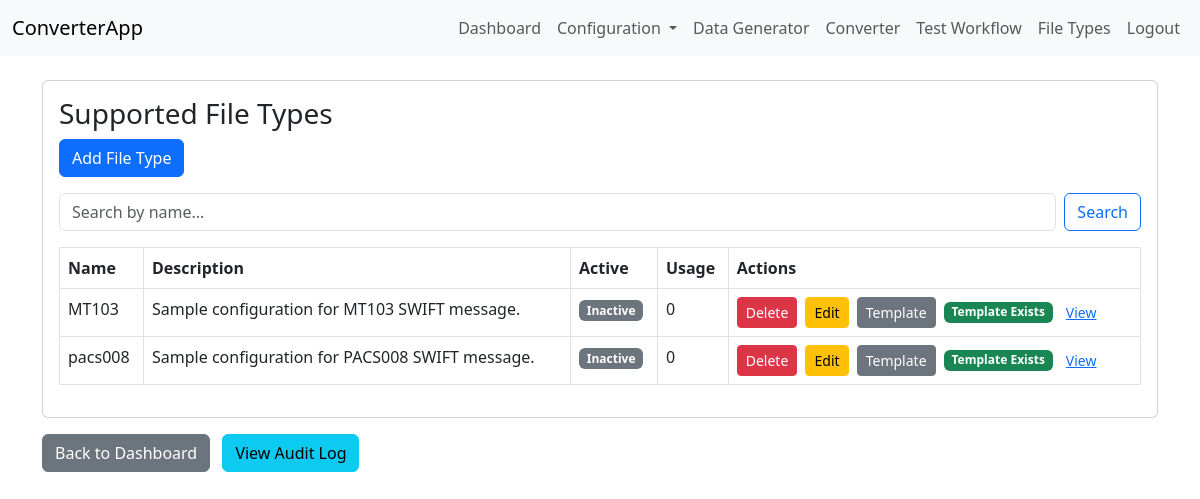
/filetypes (signed in), run on the app's committed database.
### app/models.py (models this page shows)
class FileType(db.Model):
    id = db.Column(db.Integer, primary_key=True)
    name = db.Column(db.String(100), unique=True, nullable=False)
    description = db.Column(db.String(255))
    active = db.Column(db.Boolean, default=True)
    extraction_rules = db.Column(db.Text, nullable=True)
    file_mode = db.Column(db.String(10), default='text')  # 'xml' or 'text'

### app/config/routes.py (the view)
@filetypes.route('/filetypes')
@login_required
@admin_required
def list_filetypes():
    search = request.args.get('search', '').strip()
    query = FileType.query
    if search:
        query = query.filter(FileType.name.ilike(f'%{search}%'))
    filetypes = query.order_by(FileType.name).all()
    from ..models import Configuration
    import os
    from flask import current_app, url_for
    TEMPLATE_DIR = os.path.join(current_app.root_path, 'templates', 'filetypes')
    for ft in filetypes:
        ft.usage_count = Configuration.query.filter_by(file_type=ft.name).count()
        for ext in ['xml', 'txt']:
            template_path = os.path.join(TEMPLATE_DIR, f'{ft.name}.{ext}.j2')
            if os.path.exists(template_path):
                ft.has_template = True
                ft.template_url = url_for('static', filename=f'filetypes/{ft.name}.{ext}.j2')
                break
        else:
            ft.has_template = False
            ft.template_url = None
    return render_template('filetypes.html', filetypes=filetypes, errors=[], search=search)

### app/auth/routes.py (called while the page is built)
@login_manager.user_loader
def load_user(user_id):
    return User.query.get(int(user_id))

### app/config/routes.py (called while the page is built)
def admin_required(f):
    from functools import wraps
    @wraps(f)
    def decorated_function(*args, **kwargs):
        if not current_user.is_authenticated or current_user.role != 'admin':
            abort(403)
        return f(*args, **kwargs)
    return decorated_function

### app/templates/filetypes.html (shortened to what this page needs)
{% extends 'base.html' %}
{% block content %}
<div class="card">
    <div class="card-body">
        <h3>Supported File Types</h3>
        <a href="{{ url_for('filetypes.add_filetype') }}" class="btn btn-primary mb-3">Add File Type</a>
        <form method="get" class="mb-3 d-flex" action="{{ url_for('filetypes.list_filetypes') }}">
            <input type="text" name="search" class="form-control me-2" placeholder="Search by name..." value="{{ search }}">
            <button type="submit" class="btn btn-outline-primary">Search</button>
        </form>
        {% if filetypes %}
        <table class="table table-bordered">
            <thead>
                <tr>
                    <th>Name</th>
                    <th>Description</th>
                    <th>Active</th>
                    <th>Usage</th>
                    <th>Actions</th>
                </tr>
            </thead>
            <tbody>
                {% for ft in filetypes %}
                <tr>
                    <td>
                        <span title="{{ ft.description }}">{{ ft.name }}</span>
                    </td>
                    <td>{{ ft.description }}</td>
                    <td>
                        {% if ft.usage_count > 0 %}
                            <span class="badge bg-success">Active</span>
                        {% else %}
                            <span class="badge bg-secondary">Inactive</span>
                        {% endif %}
                    </td>
                    <td>{{ ft.usage_count if ft.usage_count is defined else 0 }}</td>
                    <td>
                        <form method="POST" action="{{ url_for('filetypes.delete_filetype', filetype_id=ft.id) }}" style="display:inline;">
                            <button type="submit" class="btn btn-sm btn-danger"  onclick="return confirm('Are you sure you want to delete this file type?');">Delete</button>
                        </form>
                        <a href="{{ url_for('filetypes.edit_filetype', filetype_id=ft.id) }}" class="btn btn-sm btn-warning ms-1">Edit</a>
                        <button type="button" class="btn btn-sm btn-secondary ms-1" data-bs-toggle="modal" data-bs-target="#templateModal{{ ft.id }}">Template</button>
                        {% if ft.has_template %}
                            <span class="badge bg-success ms-1">Template Exists</span>
                            <a href="{{ url_for('filetypes.download_template', filename=ft.template_url.split('/')[-1]) }}" class="btn btn-link btn-sm" target="_blank">View</a>
                        {% else %}
                            <span class="badge bg-secondary ms-1">No Template</span>
                        {% endif %}
                    </td>
                </tr>
                {% endfor %}
            </tbody>
        </table>
        {% else %}
        <p>No file types found.</p>
        {% endif %}
    </div>
</div>
<a href="{{ url_for('dashboard') }}" class="btn btn-secondary mt-3">Back to Dashboard</a>
<a href="{{ url_for('filetypes.auditlog') }}" class="btn btn-info mt-3 ms-2">View Audit Log</a>
{% endblock %}

### data on the page
FileType: name "MT103", description "Sample configuration for MT103 SWIFT message.", usage_count "0"
FileType: name "pacs008", description "Sample configuration for PACS008 SWIFT message.", usage_count "0"
